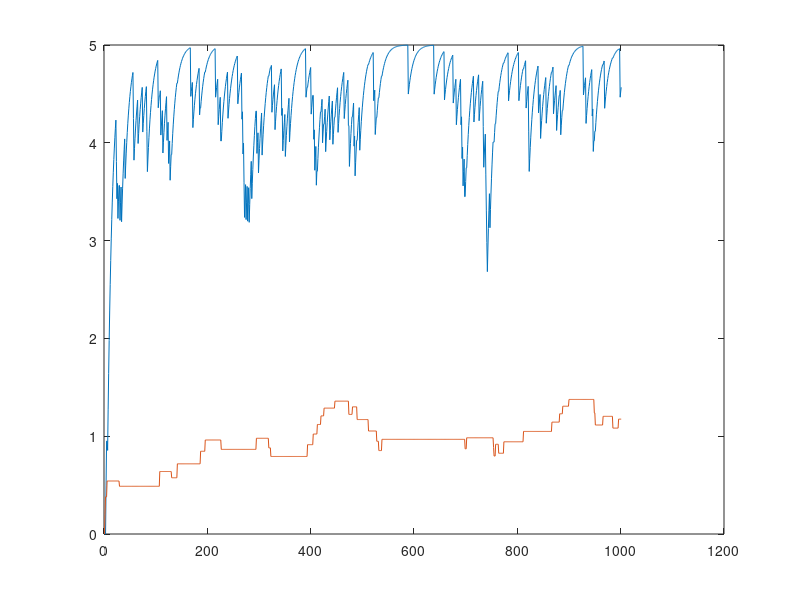

The MATLAB script that drew this image:
%For 2-armed bandit
clear;

action1_reward = [0.9, 5; 0.1 0];
action2_reward = [0.5, 2; 0.5 0];
rewards = {action1_reward, action2_reward};

% gamma = 0.9;
alpha = 0.1;
beta = 1;
Q = [0, 0];

number_of_iterations = 1000;

Qs = zeros(number_of_iterations + 1, size(Q,2));
Qs(1,:) = Q;
as = zeros(number_of_iterations, 1);
rs = zeros(number_of_iterations, 1);


for i = 1:number_of_iterations
    unnormalized_p_as = [exp(beta * Q(1)), exp(beta * Q(2))];
    normalized_p_as = [exp(beta * Q(1)), exp(beta * Q(2))] / sum(unnormalized_p_as);
    
    %sample from action pmf
    action = -1;
    random_value = rand(1);
    cum = 0;
    for j = 1:size(normalized_p_as,2)
        if random_value < normalized_p_as(j) + cum
            action = j;
            break;
        end
        cum = cum + normalized_p_as(j);
    end
    as(i,1) = action;
    % end sampling
    
    
    %sample from reward pmf
    reward_pmf = rewards{action};
    reward = -1;
    cum = 0;
    random_value = rand(1);
    for j = 1:size(reward_pmf,1)
        if random_value < reward_pmf(j,1) + cum
            reward = reward_pmf(j,2);
            break;
        end
        cum = cum + reward_pmf(j,1);
    end
    rs(i,1)=reward;
    % end sampling
    
    TD_error = reward - Q(action);
    Q(action) = Q(action) + alpha * TD_error;
    Qs(i + 1,:) = Q;
    
    
end

%returns Qs, as, ys
plot(Qs)